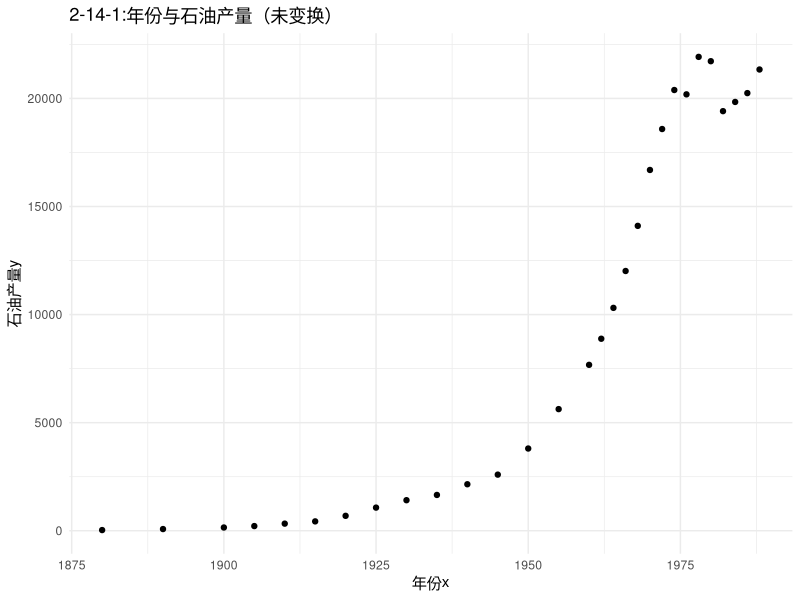
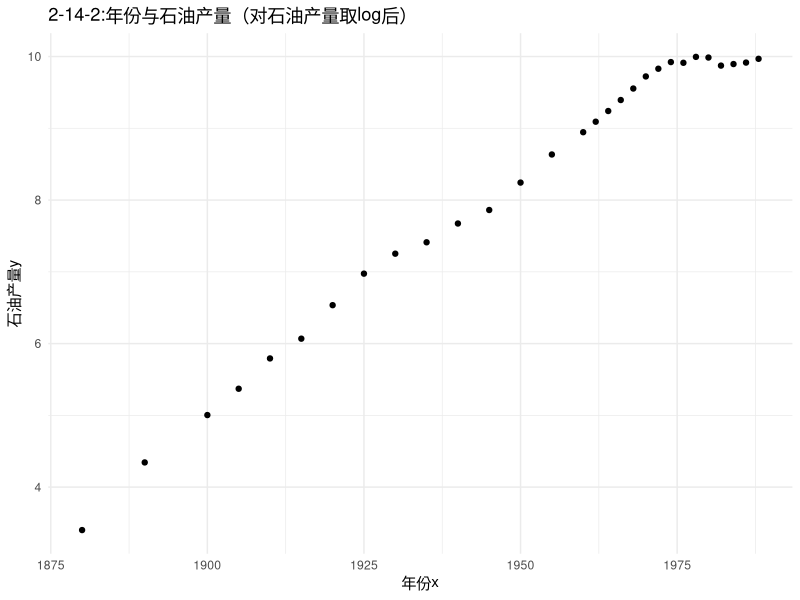
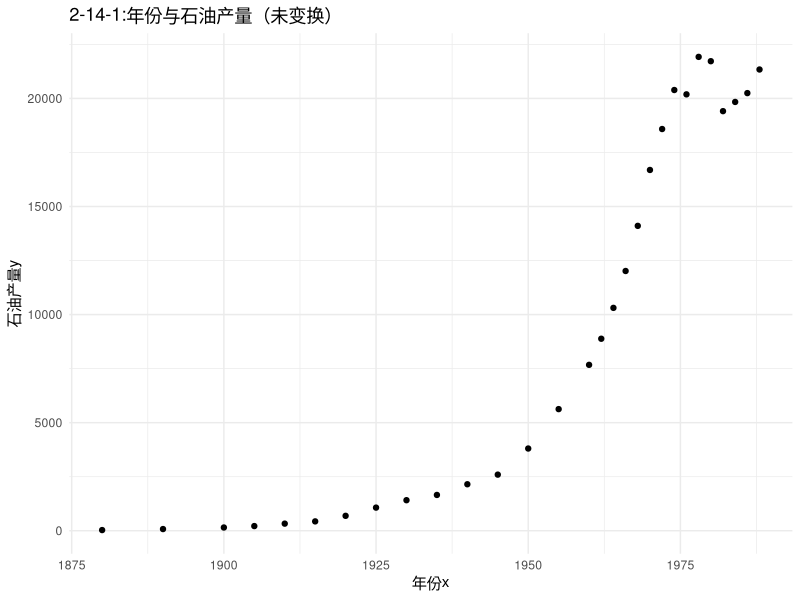
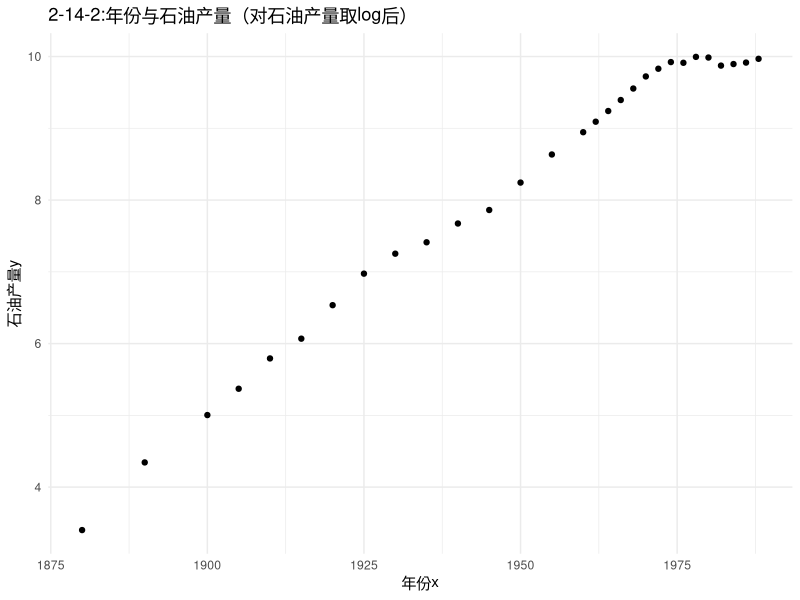

These charts were generated, in order, by the following R code:
library(readxl)
library(ggplot2)
data <- read_excel("2data.xlsx", sheet = "14")

x <- data$年份
y <- data$石油产量

plot <- ggplot(data, aes(x = `年份`, y = `石油产量`)) +
    geom_point() +
    labs(
        title = "2-14-1:年份与石油产量（未变换）",
        x = "年份x",
        y = "石油产量y"
    ) +
    theme_minimal()
print(plot)
ggsave("./img/2-14-1.jpg", plot = plot, width = 8, height = 6, dpi = 300)

Y <- log(y)
model <- lm(Y ~ x)
print(summary(model))
beta_0 <- coef(model)[1]
beta_1 <- coef(model)[2]
a <- exp(beta_0)
b <- beta_1
cat("拟合结果: y =", a, "* e^(", b, "* x)\n")


plot <- ggplot(data, aes(x = `年份`, y = log(`石油产量`))) +
    geom_point() +
    labs(
        title = "2-14-2:年份与石油产量（对石油产量取log后）",
        x = "年份x",
        y = "石油产量y"
    ) +
    theme_minimal()
print(plot)

ggsave("./img/2-14-2.jpg", plot = plot, width = 8, height = 6, dpi = 300)
